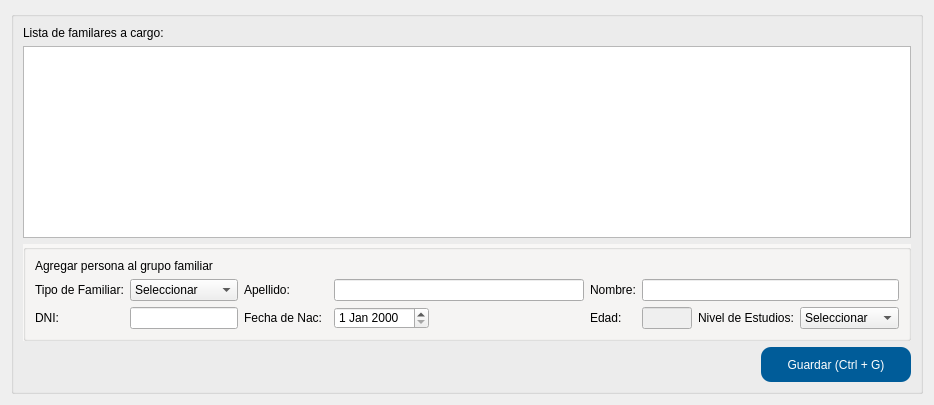
     <widget class="QWidget" name="tab_familiares">
      <property name="enabled">
       <bool>true</bool>
      </property>
      <attribute name="icon">
       <iconset>
        <normaloff>../iconos/users.ico</normaloff>../iconos/users.ico</iconset>
      </attribute>
      <attribute name="title">
       <string>Grupo Familiar</string>
      </attribute>
      <layout class="QGridLayout" name="gridLayout_15">
       <item row="0" column="0">
        <widget class="QGroupBox" name="groupBox_5">
         <property name="styleSheet">
          <string notr="true"/>
         </property>
         <property name="title">
          <string/>
         </property>
         <layout class="QGridLayout" name="gridLayout_9">
          <item row="0" column="0">
           <widget class="QLabel" name="label_37">
            <property name="text">
             <string>Lista de familares a cargo:</string>
            </property>
           </widget>
          </item>
          <item row="3" column="0">
           <spacer name="horizontalSpacer_3">
            <property name="orientation">
             <enum>Qt::Horizontal</enum>
            </property>
            <property name="sizeHint" stdset="0">
             <size>
              <width>40</width>
              <height>20</height>
             </size>
            </property>
           </spacer>
          </item>
          <item row="3" column="1">
           <widget class="QPushButton" name="btn_guardar_familiar">
            <property name="sizePolicy">
             <sizepolicy hsizetype="Preferred" vsizetype="Preferred">
              <horstretch>0</horstretch>
              <verstretch>0</verstretch>
             </sizepolicy>
            </property>
            <property name="minimumSize">
             <size>
              <width>150</width>
              <height>35</height>
             </size>
            </property>
            <property name="layoutDirection">
             <enum>Qt::LeftToRight</enum>
            </property>
            <property name="styleSheet">
             <string notr="true">#btn_guardar_familiar{
background-color:#005c99;
color: #FFFFFF;
border-radius: 10px;
}

#btn_guardar_familiar:hover{
background-color:#004d80;
color: #FFFFFF;
}</string>
            </property>
            <property name="text">
             <string>Guardar (Ctrl + G)</string>
            </property>
            <property name="icon">
             <iconset>
              <normaloff>../iconos/apply.ico</normaloff>../iconos/apply.ico</iconset>
            </property>
            <property name="iconSize">
             <size>
              <width>25</width>
              <height>25</height>
             </size>
            </property>
            <property name="autoDefault">
             <bool>true</bool>
            </property>
            <property name="default">
             <bool>false</bool>
            </property>
            <property name="flat">
             <bool>false</bool>
            </property>
           </widget>
          </item>
          <item row="2" column="0" colspan="2">
           <widget class="QGroupBox" name="groupBox_3">
            <property name="sizePolicy">
             <sizepolicy hsizetype="Preferred" vsizetype="Fixed">
              <horstretch>0</horstretch>
              <verstretch>0</verstretch>
             </sizepolicy>
            </property>
            <property name="styleSheet">
             <string notr="true">#groupBox_3{
background-color: #F8F7F6
}</string>
            </property>
            <property name="title">
             <string/>
            </property>
            <layout class="QGridLayout" name="gridLayout_4">
             <item row="1" column="0">
              <widget class="QLabel" name="label_33">
               <property name="sizePolicy">
                <sizepolicy hsizetype="Preferred" vsizetype="Expanding">
                 <horstretch>0</horstretch>
                 <verstretch>0</verstretch>
                </sizepolicy>
               </property>
               <property name="text">
                <string>Tipo de Familiar:</string>
               </property>
               <property name="alignment">
                <set>Qt::AlignLeading|Qt::AlignLeft|Qt::AlignVCenter</set>
               </property>
              </widget>
             </item>
             <item row="0" column="0" colspan="4">
              <widget class="QLabel" name="label_15">
               <property name="sizePolicy">
                <sizepolicy hsizetype="Preferred" vsizetype="Expanding">
                 <horstretch>0</horstretch>
                 <verstretch>0</verstretch>
                </sizepolicy>
               </property>
               <property name="text">
                <string>Agregar persona al grupo familiar</string>
               </property>
              </widget>
             </item>
             <item row="1" column="1">
              <widget class="QComboBox" name="fam_relacion">
               <property name="sizePolicy">
                <sizepolicy hsizetype="Preferred" vsizetype="Expanding">
                 <horstretch>0</horstretch>
                 <verstretch>0</verstretch>
                </sizepolicy>
               </property>
               <item>
                <property name="text">
                 <string>Seleccionar</string>
                </property>
               </item>
               <item>
                <property name="text">
                 <string>Esposa</string>
                </property>
               </item>
               <item>
                <property name="text">
                 <string>Cónyuge</string>
                </property>
               </item>
               <item>
                <property name="text">
                 <string>Hijo</string>
                </property>
               </item>
               <item>
                <property name="text">
                 <string>Nieto a cargo</string>
                </property>
               </item>
              </widget>
             </item>
             <item row="1" column="2">
              <widget class="QLabel" name="label_35">
               <property name="sizePolicy">
                <sizepolicy hsizetype="Preferred" vsizetype="Expanding">
                 <horstretch>0</horstretch>
                 <verstretch>0</verstretch>
                </sizepolicy>
               </property>
               <property name="styleSheet">
                <string notr="true"/>
               </property>
               <property name="frameShape">
                <enum>QFrame::NoFrame</enum>
               </property>
               <property name="frameShadow">
                <enum>QFrame::Plain</enum>
               </property>
               <property name="text">
                <string>Apellido:</string>
               </property>
               <property name="alignment">
                <set>Qt::AlignLeading|Qt::AlignLeft|Qt::AlignVCenter</set>
               </property>
              </widget>
             </item>
             <item row="9" column="4">
              <widget class="QDateEdit" name="fam_fecha_nacimiento">
               <property name="sizePolicy">
                <sizepolicy hsizetype="Fixed" vsizetype="Expanding">
                 <horstretch>0</horstretch>
                 <verstretch>0</verstretch>
                </sizepolicy>
               </property>
              </widget>
             </item>
             <item row="1" column="5">
              <widget class="QLabel" name="label_34">
               <property name="sizePolicy">
                <sizepolicy hsizetype="Preferred" vsizetype="Expanding">
                 <horstretch>0</horstretch>
                 <verstretch>0</verstretch>
                </sizepolicy>
               </property>
               <property name="styleSheet">
                <string notr="true"/>
               </property>
               <property name="frameShape">
                <enum>QFrame::NoFrame</enum>
               </property>
               <property name="frameShadow">
                <enum>QFrame::Plain</enum>
               </property>
               <property name="text">
                <string>Nombre:</string>
               </property>
               <property name="alignment">
                <set>Qt::AlignLeading|Qt::AlignLeft|Qt::AlignVCenter</set>
               </property>
              </widget>
             </item>
             <item row="1" column="4">
              <widget class="QLineEdit" name="fam_apellido">
               <property name="sizePolicy">
                <sizepolicy hsizetype="Expanding" vsizetype="Expanding">
                 <horstretch>0</horstretch>
                 <verstretch>0</verstretch>
                </sizepolicy>
               </property>
               <property name="minimumSize">
                <size>
                 <width>250</width>
                 <height>0</height>
                </size>
               </property>
              </widget>
             </item>
             <item row="9" column="0">
              <widget class="QLabel" name="label_36">
               <property name="sizePolicy">
                <sizepolicy hsizetype="Preferred" vsizetype="Expanding">
                 <horstretch>0</horstretch>
                 <verstretch>0</verstretch>
                </sizepolicy>
               </property>
               <property name="styleSheet">
                <string notr="true"/>
               </property>
               <property name="frameShape">
                <enum>QFrame::NoFrame</enum>
               </property>
               <property name="frameShadow">
                <enum>QFrame::Plain</enum>
               </property>
               <property name="text">
                <string>DNI:</string>
               </property>
               <property name="alignment">
                <set>Qt::AlignLeading|Qt::AlignLeft|Qt::AlignVCenter</set>
               </property>
              </widget>
             </item>
             <item row="9" column="6">
              <widget class="QLineEdit" name="fam_edad">
               <property name="enabled">
                <bool>false</bool>
               </property>
               <property name="sizePolicy">
                <sizepolicy hsizetype="Expanding" vsizetype="Expanding">
                 <horstretch>0</horstretch>
                 <verstretch>0</verstretch>
                </sizepolicy>
               </property>
               <property name="maximumSize">
                <size>
                 <width>50</width>
                 <height>16777215</height>
                </size>
               </property>
               <property name="focusPolicy">
                <enum>Qt::NoFocus</enum>
               </property>
              </widget>
             </item>
             <item row="9" column="5">
              <widget class="QLabel" name="label_55">
               <property name="sizePolicy">
                <sizepolicy hsizetype="Preferred" vsizetype="Expanding">
                 <horstretch>0</horstretch>
                 <verstretch>0</verstretch>
                </sizepolicy>
               </property>
               <property name="styleSheet">
                <string notr="true"/>
               </property>
               <property name="frameShape">
                <enum>QFrame::NoFrame</enum>
               </property>
               <property name="frameShadow">
                <enum>QFrame::Plain</enum>
               </property>
               <property name="text">
                <string>Edad:</string>
               </property>
               <property name="alignment">
                <set>Qt::AlignLeading|Qt::AlignLeft|Qt::AlignVCenter</set>
               </property>
              </widget>
             </item>
             <item row="9" column="1">
              <widget class="QLineEdit" name="fam_dni">
               <property name="sizePolicy">
                <sizepolicy hsizetype="Expanding" vsizetype="Expanding">
                 <horstretch>0</horstretch>
                 <verstretch>0</verstretch>
                </sizepolicy>
               </property>
              </widget>
             </item>
             <item row="9" column="2">
              <widget class="QLabel" name="label_41">
               <property name="sizePolicy">
                <sizepolicy hsizetype="Preferred" vsizetype="Expanding">
                 <horstretch>0</horstretch>
                 <verstretch>0</verstretch>
                </sizepolicy>
               </property>
               <property name="styleSheet">
                <string notr="true"/>
               </property>
               <property name="frameShape">
                <enum>QFrame::NoFrame</enum>
               </property>
               <property name="frameShadow">
                <enum>QFrame::Plain</enum>
               </property>
               <property name="text">
                <string>Fecha de Nac:</string>
               </property>
               <property name="alignment">
                <set>Qt::AlignLeading|Qt::AlignLeft|Qt::AlignVCenter</set>
               </property>
              </widget>
             </item>
             <item row="9" column="7">
              <widget class="QLabel" name="label_30">
               <property name="sizePolicy">
                <sizepolicy hsizetype="Preferred" vsizetype="Expanding">
                 <horstretch>0</horstretch>
                 <verstretch>0</verstretch>
                </sizepolicy>
               </property>
               <property name="styleSheet">
                <string notr="true"/>
               </property>
               <property name="frameShape">
                <enum>QFrame::NoFrame</enum>
               </property>
               <property name="frameShadow">
                <enum>QFrame::Plain</enum>
               </property>
               <property name="text">
                <string>Nivel de Estudios:</string>
               </property>
               <property name="alignment">
                <set>Qt::AlignLeading|Qt::AlignLeft|Qt::AlignVCenter</set>
               </property>
              </widget>
             </item>
             <item row="9" column="8">
              <widget class="QComboBox" name="fam_nivel_estudios">
               <property name="sizePolicy">
                <sizepolicy hsizetype="Preferred" vsizetype="Expanding">
                 <horstretch>0</horstretch>
                 <verstretch>0</verstretch>
                </sizepolicy>
               </property>
               <item>
                <property name="text">
                 <string>Seleccionar</string>
                </property>
               </item>
               <item>
                <property name="text">
                 <string>Primario</string>
                </property>
               </item>
               <item>
                <property name="text">
                 <string>Secundario</string>
                </property>
               </item>
               <item>
                <property name="text">
                 <string>Terciario</string>
                </property>
               </item>
               <item>
                <property name="text">
                 <string>Universitario</string>
                </property>
               </item>
               <item>
                <property name="text">
                 <string>Posgrado</string>
                </property>
               </item>
              </widget>
             </item>
             <item row="1" column="6" colspan="3">
              <widget class="QLineEdit" name="fam_nombre">
               <property name="sizePolicy">
                <sizepolicy hsizetype="Expanding" vsizetype="Expanding">
                 <horstretch>0</horstretch>
                 <verstretch>0</verstretch>
                </sizepolicy>
               </property>
              </widget>
             </item>
            </layout>
           </widget>
          </item>
          <item row="1" column="0" colspan="2">
           <widget class="ListadoFamiliaresContextM" name="tbl_familiares">
            <attribute name="horizontalHeaderVisible">
             <bool>false</bool>
            </attribute>
            <attribute name="horizontalHeaderCascadingSectionResizes">
             <bool>false</bool>
            </attribute>
            <attribute name="horizontalHeaderStretchLastSection">
             <bool>true</bool>
            </attribute>
           </widget>
          </item>
         </layout>
        </widget>
       </item>
      </layout>
     </widget>
